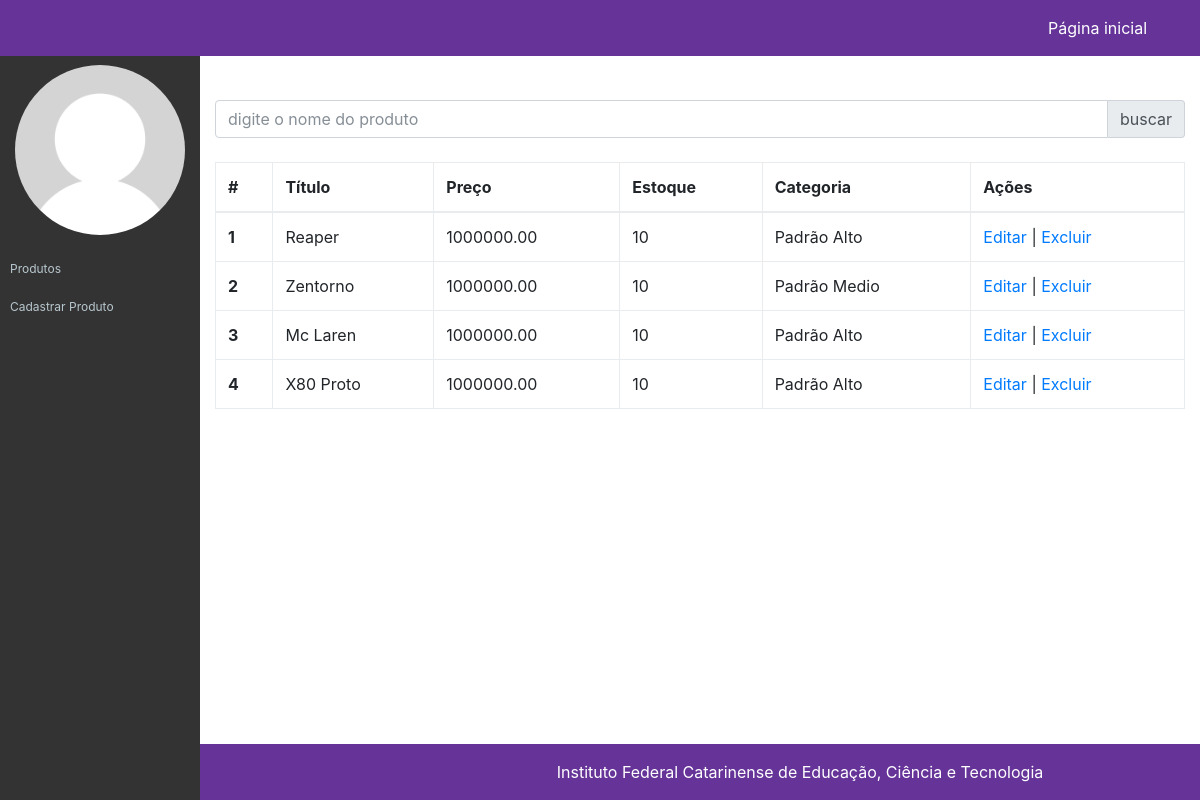
The app's page /app/views/admin/produtos.php with its own data.
### tables this page shows
CREATE TABLE `tb_produtos` (
  `codigo` int(11) NOT NULL,
  `nome` varchar(32) NOT NULL,
  `categoria` varchar(32) NOT NULL,
  `preco` decimal(10,2) NOT NULL,
  `estoque` int(11) NOT NULL
);

### app/models/Conexao.php (called while the page is built, shortened)
<?php
class Conexao {
    public static $conexao = null;
    public static function getConexao(){
        try{
            if(self::$conexao == null){
                self::$conexao = new PDO("mysql:host=".self::HOST.";dbname=".self::NOMEBANCO, self::USUARIO, self::SENHA);
                self::$conexao->setAttribute(PDO::ATTR_ERRMODE, PDO::ERRMODE_EXCEPTION);
            }
            return self::$conexao;
        }catch(PDOException $e){
            die("Falhou a conexao ou ocorreu um erro banco: " . $e->getMessage());
        }
        return $conexao;
    }
}

### app/models/CrudProdutos.php (called while the page is built, shortened)
<?php
require_once "Conexao.php";
require_once "Produto.php";
class CrudProdutos
{
    private $conexao;
    public function __construct()
    {
        $this->conexao = Conexao::getConexao();
    }
    public function getProdutos()
    {
        $consulta = $this->conexao->query("SELECT * FROM tb_produtos");
        $arrayProdutos = $consulta->fetchAll(PDO::FETCH_ASSOC);
        $listaProdutos = [];
        foreach ($arrayProdutos as $produto) {
            $listaProdutos[] = new Produto($produto['nome'], $produto['preco'], $produto['categoria'], $produto['estoque'], $produto['codigo']);
        }
        return $listaProdutos;
    }
}

### app/models/Produto.php (called while the page is built, shortened)
<?php
require_once "Conexao.php";
class Produto {
    public function __construct($nome, $preco, $categoria, $estoque, $codigo = null){
        $this->nome = $nome;
        $this->preco = $preco;
        $this->categoria = $categoria;
        $this->estoque = $estoque;
        $this->codigo = $codigo;
    }
}

### app/views/admin/produtos.php (the view)
<?php
    require_once __DIR__."/../../models/CrudProdutos.php";
    $crud = new CrudProdutos();
    $listaProdutos = $crud->getProdutos();
 require_once 'cabecalho.php'
?>
<div class="row">
    <div class="col-md-12">
        <div class="input-group">
            <input type="text" class="form-control" placeholder="digite o nome do produto" aria-describedby="basic-addon2">
            <button class="input-group-addon" id="basic-addon2">buscar</button>
        </div>
    </div>
</div>
<br>
<table class="table table-bordered">
    <thead>
    <tr>
        <th>#</th>
        <th>Título</th>
        <th>Preço</th>
        <th>Estoque</th>
        <th>Categoria</th>
        <th>Ações</th>
    </tr>
    </thead>
    <tbody>
    <?php foreach ($listaProdutos as $produto): ?>
    <tr>
        <th scope="row" ><?=$produto->codigo?></th>
        <td><?=$produto->nome?></td>
        <td><?=$produto->preco?></td>
        <td><?=$produto->estoque?></td>
        <td><?=$produto->categoria?></td>
        <td><a href="editar-produto.php?codigo=<?=$produto->codigo?>">Editar</a> |
            <a href="../../controllers/controladorProduto.php?action=excluir&codigo=<?=$produto->codigo?>">Excluir</a></td>
    </tr>
   <?php endforeach; ?>
    </tbody>
</table>
<? require_once "rodape.php"; ?>

### assets/css/ifc-style.css (style rules this page uses)
body { padding-top: 55px; }
@media (min-width: 992px) { body { padding-top: 55px; } }

### records on screen
tb_produtos: codigo "1", nome "Reaper", preco "1000000.00", estoque "10", categoria "Padrão Alto"
tb_produtos: codigo "2", nome "Zentorno", preco "1000000.00", estoque "10", categoria "Padrão Medio"
tb_produtos: codigo "3", nome "Mc Laren", preco "1000000.00", estoque "10", categoria "Padrão Alto"
tb_produtos: codigo "4", nome "X80 Proto", preco "1000000.00", estoque "10", categoria "Padrão Alto"
